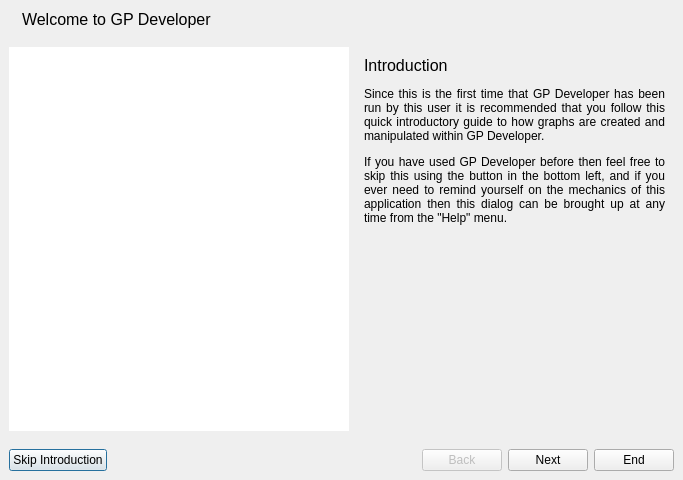
<?xml version="1.0" encoding="UTF-8"?>
<ui version="4.0">
 <class>FirstRunDialog</class>
 <widget class="QDialog" name="FirstRunDialog">
  <property name="geometry">
   <rect>
    <x>0</x>
    <y>0</y>
    <width>683</width>
    <height>480</height>
   </rect>
  </property>
  <property name="windowTitle">
   <string>First Run - GP Developer</string>
  </property>
  <layout class="QVBoxLayout" name="verticalLayout_2">
   <property name="spacing">
    <number>0</number>
   </property>
   <property name="margin">
    <number>0</number>
   </property>
   <item>
    <widget class="QWidget" name="titleWidget" native="true">
     <layout class="QHBoxLayout" name="horizontalLayout_3">
      <item>
       <widget class="QLabel" name="label_2">
        <property name="text">
         <string/>
        </property>
        <property name="pixmap">
         <pixmap resource="icons.qrc">:/icons/comment.png</pixmap>
        </property>
        <property name="scaledContents">
         <bool>false</bool>
        </property>
       </widget>
      </item>
      <item>
       <widget class="QLabel" name="title_2">
        <property name="styleSheet">
         <string notr="true">QLabel { font-size: 16px; }</string>
        </property>
        <property name="text">
         <string>Welcome to GP Developer</string>
        </property>
       </widget>
      </item>
      <item>
       <spacer name="horizontalSpacer_2">
        <property name="orientation">
         <enum>Qt::Horizontal</enum>
        </property>
        <property name="sizeHint" stdset="0">
         <size>
          <width>159</width>
          <height>20</height>
         </size>
        </property>
       </spacer>
      </item>
     </layout>
    </widget>
   </item>
   <item>
    <widget class="QWidget" name="dialogMainWidget" native="true">
     <layout class="QHBoxLayout" name="horizontalLayout_2">
      <item>
       <widget class="Developer::GraphWidget" name="graphWidget">
        <property name="minimumSize">
         <size>
          <width>340</width>
          <height>0</height>
         </size>
        </property>
        <property name="maximumSize">
         <size>
          <width>340</width>
          <height>16777215</height>
         </size>
        </property>
        <property name="styleSheet">
         <string notr="true">QGraphicsView { border-right: 1px solid #ccc; }</string>
        </property>
        <property name="frameShape">
         <enum>QFrame::NoFrame</enum>
        </property>
       </widget>
      </item>
      <item>
       <widget class="QStackedWidget" name="stackedWidget">
        <widget class="QWidget" name="introduction">
         <layout class="QVBoxLayout" name="verticalLayout">
          <item>
           <widget class="QLabel" name="label">
            <property name="text">
             <string>&lt;html&gt;&lt;head/&gt;&lt;body&gt;&lt;p&gt;&lt;span style=&quot; font-size:12pt;&quot;&gt;Introduction&lt;/span&gt;&lt;/p&gt;&lt;p align=&quot;justify&quot;&gt;Since this is the first time that GP Developer has been run by this user it is recommended that you follow this quick introductory guide to how graphs are created and manipulated within GP Developer.&lt;/p&gt;&lt;p align=&quot;justify&quot;&gt;If you have used GP Developer before then feel free to skip this using the button in the bottom left, and if you ever need to remind yourself on the mechanics of this application then this dialog can be brought up at any time from the &amp;quot;Help&amp;quot; menu.&lt;/p&gt;&lt;/body&gt;&lt;/html&gt;</string>
            </property>
            <property name="alignment">
             <set>Qt::AlignJustify|Qt::AlignVCenter</set>
            </property>
            <property name="wordWrap">
             <bool>true</bool>
            </property>
           </widget>
          </item>
          <item>
           <spacer name="verticalSpacer">
            <property name="orientation">
             <enum>Qt::Vertical</enum>
            </property>
            <property name="sizeHint" stdset="0">
             <size>
              <width>20</width>
              <height>40</height>
             </size>
            </property>
           </spacer>
          </item>
         </layout>
        </widget>
        <widget class="QWidget" name="addingNodes">
         <layout class="QVBoxLayout" name="verticalLayout_3">
          <item>
           <widget class="QLabel" name="label_4">
            <property name="text">
             <string>&lt;html&gt;&lt;head/&gt;&lt;body&gt;&lt;p&gt;&lt;span style=&quot; font-size:12pt;&quot;&gt;Adding Nodes&lt;/span&gt;&lt;/p&gt;&lt;p&gt;To create a node you can double click the left mouse button (&lt;img src=&quot;:/icons/small_mouse_select_left.png&quot;/&gt;) anywhere in open space of the graph. Do this now to create at least three nodes in the graph widget to the left.&lt;/p&gt;&lt;p&gt;Once a node has been added to the graph it can be moved by clicking the left mouse button over the desired node and then dragging until the node is in the desired position.&lt;/p&gt;&lt;p&gt;You do not have to lay out the nodes yourself however, there are automated layout mechanisms available which will be discussed later.&lt;/p&gt;&lt;/body&gt;&lt;/html&gt;</string>
            </property>
            <property name="alignment">
             <set>Qt::AlignJustify|Qt::AlignVCenter</set>
            </property>
            <property name="wordWrap">
             <bool>true</bool>
            </property>
           </widget>
          </item>
          <item>
           <layout class="QHBoxLayout" name="horizontalLayout_4">
            <item>
             <widget class="QLabel" name="label_5">
              <property name="text">
               <string>Nodes created:</string>
              </property>
             </widget>
            </item>
            <item>
             <widget class="QLabel" name="nodeCount">
              <property name="text">
               <string>0</string>
              </property>
             </widget>
            </item>
            <item>
             <widget class="QLabel" name="nodeCountIndicator">
              <property name="text">
               <string/>
              </property>
              <property name="pixmap">
               <pixmap resource="icons.qrc">:/icons/small_cross.png</pixmap>
              </property>
             </widget>
            </item>
           </layout>
          </item>
          <item>
           <spacer name="verticalSpacer_2">
            <property name="orientation">
             <enum>Qt::Vertical</enum>
            </property>
            <property name="sizeHint" stdset="0">
             <size>
              <width>20</width>
              <height>124</height>
             </size>
            </property>
           </spacer>
          </item>
         </layout>
        </widget>
        <widget class="QWidget" name="addingEdges">
         <layout class="QVBoxLayout" name="verticalLayout_4">
          <item>
           <widget class="QLabel" name="label_6">
            <property name="frameShadow">
             <enum>QFrame::Plain</enum>
            </property>
            <property name="text">
             <string>&lt;html&gt;&lt;head/&gt;&lt;body&gt;&lt;p&gt;&lt;span style=&quot; font-size:12pt;&quot;&gt;Adding Edges&lt;/span&gt;&lt;/p&gt;&lt;p&gt;Edges between nodes can be added by clicking the right mouse button (&lt;img src=&quot;:/icons/small_mouse_select_right.png&quot;/&gt;) over an existing node and dragging until your cursor is over another node. When you release the right mouse button an edge is added from the first node to the second.&lt;/p&gt;&lt;p&gt;Loop edges (edges from a node to itself) can be added with a single right mouse button click over the desired node.&lt;/p&gt;&lt;p&gt;Add at least three edges to the graph now.&lt;/p&gt;&lt;/body&gt;&lt;/html&gt;</string>
            </property>
            <property name="alignment">
             <set>Qt::AlignJustify|Qt::AlignVCenter</set>
            </property>
            <property name="wordWrap">
             <bool>true</bool>
            </property>
           </widget>
          </item>
          <item>
           <layout class="QHBoxLayout" name="horizontalLayout_5">
            <item>
             <widget class="QLabel" name="label_7">
              <property name="text">
               <string>Edges added:</string>
              </property>
             </widget>
            </item>
            <item>
             <widget class="QLabel" name="edgeCount">
              <property name="text">
               <string>0</string>
              </property>
             </widget>
            </item>
            <item>
             <widget class="QLabel" name="edgeCountIndicator">
              <property name="text">
               <string/>
              </property>
              <property name="pixmap">
               <pixmap resource="icons.qrc">:/icons/small_cross.png</pixmap>
              </property>
             </widget>
            </item>
           </layout>
          </item>
          <item>
           <spacer name="verticalSpacer_3">
            <property name="orientation">
             <enum>Qt::Vertical</enum>
            </property>
            <property name="sizeHint" stdset="0">
             <size>
              <width>20</width>
              <height>40</height>
             </size>
            </property>
           </spacer>
          </item>
         </layout>
        </widget>
        <widget class="QWidget" name="editingGraphElements">
         <layout class="QVBoxLayout" name="verticalLayout_5">
          <item>
           <widget class="QLabel" name="label_3">
            <property name="text">
             <string>&lt;html&gt;&lt;head/&gt;&lt;body&gt;&lt;p&gt;&lt;span style=&quot; font-size:12pt;&quot;&gt;Editing Graph Elements&lt;/span&gt;&lt;/p&gt;&lt;p&gt;Elements which have been added to the graph can be edited by using the left mouse button (&lt;img src=&quot;:/icons/small_mouse_select_left.png&quot;/&gt;) to double click on the element you want to change. A dialog will appear which allows you to make any necessary changes to this element, such as changing its identifier or label.&lt;/p&gt;&lt;p&gt;Try editing the elements you have created to see how they can be modified.&lt;/p&gt;&lt;/body&gt;&lt;/html&gt;</string>
            </property>
            <property name="wordWrap">
             <bool>true</bool>
            </property>
           </widget>
          </item>
          <item>
           <spacer name="verticalSpacer_4">
            <property name="orientation">
             <enum>Qt::Vertical</enum>
            </property>
            <property name="sizeHint" stdset="0">
             <size>
              <width>20</width>
              <height>218</height>
             </size>
            </property>
           </spacer>
          </item>
         </layout>
        </widget>
        <widget class="QWidget" name="selectingGraphElements">
         <layout class="QVBoxLayout" name="verticalLayout_7">
          <item>
           <widget class="QLabel" name="label_11">
            <property name="text">
             <string>&lt;html&gt;&lt;head/&gt;&lt;body&gt;&lt;p&gt;&lt;span style=&quot; font-size:12pt;&quot;&gt;Selecting Elements&lt;/span&gt;&lt;/p&gt;&lt;p&gt;Individual elements (both edges and nodes) can be selected with a single left mouse button (&lt;img src=&quot;:/icons/small_mouse_select_left.png&quot;/&gt;) click on the element you wish to select.&lt;/p&gt;&lt;p&gt;If you wish to select many elements at once you can click the left mouse button in open space and then drag a rectangle from that point. Any elements which overlap with the area indicated will be selected.&lt;/p&gt;&lt;p&gt;In addition it is possible to select every element in the graph using the keyboard shortcut Ctrl+A.&lt;/p&gt;&lt;/body&gt;&lt;/html&gt;</string>
            </property>
            <property name="wordWrap">
             <bool>true</bool>
            </property>
           </widget>
          </item>
          <item>
           <spacer name="verticalSpacer_6">
            <property name="orientation">
             <enum>Qt::Vertical</enum>
            </property>
            <property name="sizeHint" stdset="0">
             <size>
              <width>20</width>
              <height>176</height>
             </size>
            </property>
           </spacer>
          </item>
         </layout>
        </widget>
        <widget class="QWidget" name="deletingGraphElements">
         <layout class="QVBoxLayout" name="verticalLayout_6">
          <item>
           <widget class="QLabel" name="label_8">
            <property name="text">
             <string>&lt;html&gt;&lt;head/&gt;&lt;body&gt;&lt;p&gt;&lt;span style=&quot; font-size:12pt;&quot;&gt;Deleting Elements&lt;/span&gt;&lt;/p&gt;&lt;p&gt;When a single element or a group of elements are selected they can be deleted by pressing the &amp;quot;Delete&amp;quot; key on your keyboard.&lt;/p&gt;&lt;p&gt;Remove three nodes and edges now, create more if there are not enough to delete.&lt;/p&gt;&lt;/body&gt;&lt;/html&gt;</string>
            </property>
            <property name="wordWrap">
             <bool>true</bool>
            </property>
           </widget>
          </item>
          <item>
           <layout class="QHBoxLayout" name="horizontalLayout_7">
            <item>
             <widget class="QLabel" name="label_9">
              <property name="text">
               <string>Nodes Deleted:</string>
              </property>
             </widget>
            </item>
            <item>
             <widget class="QLabel" name="nodeDeleteCount">
              <property name="text">
               <string>0</string>
              </property>
             </widget>
            </item>
            <item>
             <widget class="QLabel" name="nodeDeleteCountIndicator">
              <property name="text">
               <string/>
              </property>
              <property name="pixmap">
               <pixmap resource="icons.qrc">:/icons/small_cross.png</pixmap>
              </property>
             </widget>
            </item>
           </layout>
          </item>
          <item>
           <layout class="QHBoxLayout" name="horizontalLayout_6">
            <item>
             <widget class="QLabel" name="label_10">
              <property name="text">
               <string>Edges Deleted:</string>
              </property>
             </widget>
            </item>
            <item>
             <widget class="QLabel" name="edgeDeleteCount">
              <property name="text">
               <string>0</string>
              </property>
             </widget>
            </item>
            <item>
             <widget class="QLabel" name="edgeDeleteCountIndicator">
              <property name="text">
               <string/>
              </property>
              <property name="pixmap">
               <pixmap resource="icons.qrc">:/icons/small_cross.png</pixmap>
              </property>
             </widget>
            </item>
           </layout>
          </item>
          <item>
           <spacer name="verticalSpacer_5">
            <property name="orientation">
             <enum>Qt::Vertical</enum>
            </property>
            <property name="sizeHint" stdset="0">
             <size>
              <width>20</width>
              <height>222</height>
             </size>
            </property>
           </spacer>
          </item>
         </layout>
        </widget>
        <widget class="QWidget" name="navigatingGraphs">
         <layout class="QVBoxLayout" name="verticalLayout_8">
          <item>
           <widget class="QLabel" name="label_12">
            <property name="text">
             <string>&lt;html&gt;&lt;head/&gt;&lt;body&gt;&lt;p&gt;&lt;span style=&quot; font-size:12pt;&quot;&gt;Navigating Large Graphs&lt;/span&gt;&lt;/p&gt;&lt;p align=&quot;justify&quot;&gt;When working with host graphs and result graphs the results may not fit easily into the available graph widget. In those cases the widget allows the user to pan around and zoom the view as necessary.&lt;/p&gt;&lt;p&gt;&lt;span style=&quot; font-size:12pt;&quot;&gt;Moving Around&lt;/span&gt;&lt;/p&gt;&lt;p align=&quot;justify&quot;&gt;To move around the graph you can use the scrollbars shown at the bottom and at the right (as necessary). In addition when the &amp;quot;Shift&amp;quot; key is held the widget allows the user to pan around by clicking the left mouse button (&lt;img src=&quot;:/icons/small_mouse_select_left.png&quot;/&gt;) and moving the mouse.&lt;/p&gt;&lt;p align=&quot;justify&quot;&gt;&lt;span style=&quot; font-size:12pt;&quot;&gt;Zooming&lt;/span&gt;&lt;/p&gt;&lt;p align=&quot;justify&quot;&gt;Zooming of the view can be achieved by rolling the mouse wheel (&lt;img src=&quot;:/icons/small_mouse_select_scroll.png&quot;/&gt;) or by pressing Ctrl and &amp;quot;+&amp;quot; to zoom in and Ctrl and &amp;quot;-&amp;quot; to zoom out. The user can reset the view to a scale of 1:1 at any time by pressing Ctrl+0 (zero).&lt;/p&gt;&lt;/body&gt;&lt;/html&gt;</string>
            </property>
            <property name="wordWrap">
             <bool>true</bool>
            </property>
           </widget>
          </item>
          <item>
           <spacer name="verticalSpacer_7">
            <property name="orientation">
             <enum>Qt::Vertical</enum>
            </property>
            <property name="sizeHint" stdset="0">
             <size>
              <width>20</width>
              <height>21</height>
             </size>
            </property>
           </spacer>
          </item>
         </layout>
        </widget>
        <widget class="QWidget" name="page">
         <layout class="QVBoxLayout" name="verticalLayout_9">
          <item>
           <widget class="QLabel" name="label_13">
            <property name="text">
             <string>&lt;html&gt;&lt;head/&gt;&lt;body&gt;&lt;p&gt;&lt;span style=&quot; font-size:12pt;&quot;&gt;Right-Hand Side (RHS) Graphs&lt;/span&gt;&lt;/p&gt;&lt;p&gt;In GP rules the left-hand side graph is freely manipulated, but has automatic implications on the right-hand side graph. Therefore the editing of these graphs is handled differently.&lt;/p&gt;&lt;p&gt;All nodes from the LHS graph are visible in the RHS graph, if these are shown normally then those are &lt;span style=&quot; font-weight:600;&quot;&gt;preserved&lt;/span&gt; nodes. If they are shown in red then they are being &lt;span style=&quot; font-weight:600;&quot;&gt;deleted&lt;/span&gt; from the graph by this rule application. Finally any nodes which are &lt;span style=&quot; font-weight:600;&quot;&gt;new&lt;/span&gt; to the RHS are shown in green. Edges are handled in exactly the same way.&lt;/p&gt;&lt;p&gt;Adding new nodes and edges should be intuitive as this is handled like the previous graph editing. What has changed is that elements which are currently in a &lt;span style=&quot; font-style:italic;&quot;&gt;deleted&lt;/span&gt; state can be transformed into &lt;span style=&quot; font-style:italic;&quot;&gt;preserved&lt;/span&gt; nodes by double clicking on them, at which point they become normal elements.&lt;/p&gt;&lt;p&gt;Try editing the example RHS graph to the left.&lt;/p&gt;&lt;/body&gt;&lt;/html&gt;</string>
            </property>
            <property name="wordWrap">
             <bool>true</bool>
            </property>
           </widget>
          </item>
          <item>
           <layout class="QHBoxLayout" name="horizontalLayout_8">
            <item>
             <widget class="QLabel" name="label_14">
              <property name="text">
               <string>New Nodes Created:</string>
              </property>
             </widget>
            </item>
            <item>
             <widget class="QLabel" name="newNodesCount">
              <property name="text">
               <string>0</string>
              </property>
             </widget>
            </item>
           </layout>
          </item>
          <item>
           <layout class="QHBoxLayout" name="horizontalLayout_9">
            <item>
             <widget class="QLabel" name="label_15">
              <property name="text">
               <string>Nodes Preserved:</string>
              </property>
             </widget>
            </item>
            <item>
             <widget class="QLabel" name="preservedNodesCount">
              <property name="text">
               <string>0</string>
              </property>
             </widget>
            </item>
           </layout>
          </item>
          <item>
           <spacer name="verticalSpacer_8">
            <property name="orientation">
             <enum>Qt::Vertical</enum>
            </property>
            <property name="sizeHint" stdset="0">
             <size>
              <width>20</width>
              <height>5</height>
             </size>
            </property>
           </spacer>
          </item>
         </layout>
        </widget>
       </widget>
      </item>
     </layout>
    </widget>
   </item>
   <item>
    <widget class="QWidget" name="buttons" native="true">
     <layout class="QHBoxLayout" name="horizontalLayout">
      <item>
       <widget class="QPushButton" name="skipButton">
        <property name="text">
         <string>Skip Introduction</string>
        </property>
        <property name="icon">
         <iconset resource="icons.qrc">
          <normaloff>:/icons/small_door_out.png</normaloff>:/icons/small_door_out.png</iconset>
        </property>
       </widget>
      </item>
      <item>
       <spacer name="horizontalSpacer">
        <property name="orientation">
         <enum>Qt::Horizontal</enum>
        </property>
        <property name="sizeHint" stdset="0">
         <size>
          <width>272</width>
          <height>20</height>
         </size>
        </property>
       </spacer>
      </item>
      <item>
       <widget class="QPushButton" name="backButton">
        <property name="enabled">
         <bool>false</bool>
        </property>
        <property name="text">
         <string>Back</string>
        </property>
        <property name="icon">
         <iconset resource="icons.qrc">
          <normaloff>:/icons/small_arrow_left.png</normaloff>:/icons/small_arrow_left.png</iconset>
        </property>
       </widget>
      </item>
      <item>
       <widget class="QPushButton" name="nextButton">
        <property name="text">
         <string>Next</string>
        </property>
        <property name="icon">
         <iconset resource="icons.qrc">
          <normaloff>:/icons/small_arrow_right.png</normaloff>:/icons/small_arrow_right.png</iconset>
        </property>
       </widget>
      </item>
      <item>
       <widget class="QPushButton" name="beginButton">
        <property name="text">
         <string>End</string>
        </property>
        <property name="icon">
         <iconset resource="icons.qrc">
          <normaloff>:/icons/small_tick.png</normaloff>:/icons/small_tick.png</iconset>
        </property>
       </widget>
      </item>
     </layout>
    </widget>
   </item>
  </layout>
 </widget>
 <customwidgets>
  <customwidget>
   <class>Developer::GraphWidget</class>
   <extends>QGraphicsView</extends>
   <header>graphview/graphwidget.hpp</header>
  </customwidget>
 </customwidgets>
 <resources>
  <include location="icons.qrc"/>
 </resources>
 <connections>
  <connection>
   <sender>skipButton</sender>
   <signal>pressed()</signal>
   <receiver>FirstRunDialog</receiver>
   <slot>reject()</slot>
   <hints>
    <hint type="sourcelabel">
     <x>84</x>
     <y>466</y>
    </hint>
    <hint type="destinationlabel">
     <x>85</x>
     <y>524</y>
    </hint>
   </hints>
  </connection>
  <connection>
   <sender>beginButton</sender>
   <signal>pressed()</signal>
   <receiver>FirstRunDialog</receiver>
   <slot>accept()</slot>
   <hints>
    <hint type="sourcelabel">
     <x>609</x>
     <y>470</y>
    </hint>
    <hint type="destinationlabel">
     <x>610</x>
     <y>514</y>
    </hint>
   </hints>
  </connection>
  <connection>
   <sender>nextButton</sender>
   <signal>pressed()</signal>
   <receiver>FirstRunDialog</receiver>
   <slot>next()</slot>
   <hints>
    <hint type="sourcelabel">
     <x>530</x>
     <y>462</y>
    </hint>
    <hint type="destinationlabel">
     <x>535</x>
     <y>518</y>
    </hint>
   </hints>
  </connection>
  <connection>
   <sender>backButton</sender>
   <signal>pressed()</signal>
   <receiver>FirstRunDialog</receiver>
   <slot>back()</slot>
   <hints>
    <hint type="sourcelabel">
     <x>450</x>
     <y>463</y>
    </hint>
    <hint type="destinationlabel">
     <x>442</x>
     <y>554</y>
    </hint>
   </hints>
  </connection>
 </connections>
 <slots>
  <slot>back()</slot>
  <slot>next()</slot>
 </slots>
</ui>
